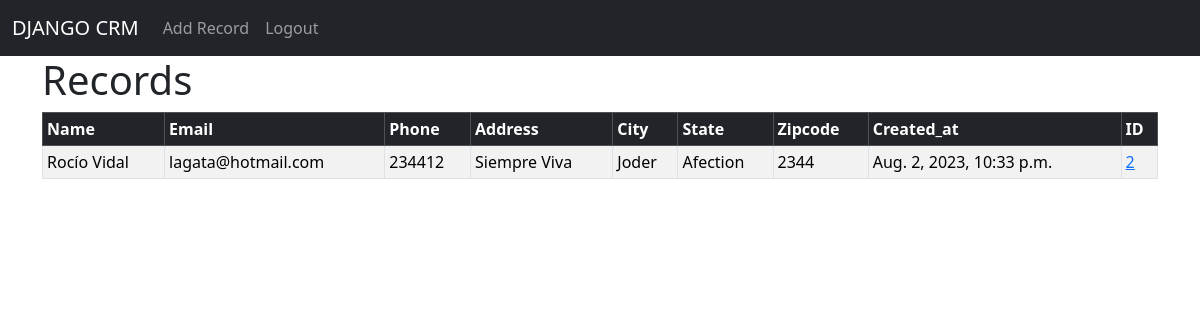
The app's page / (signed in), older data.
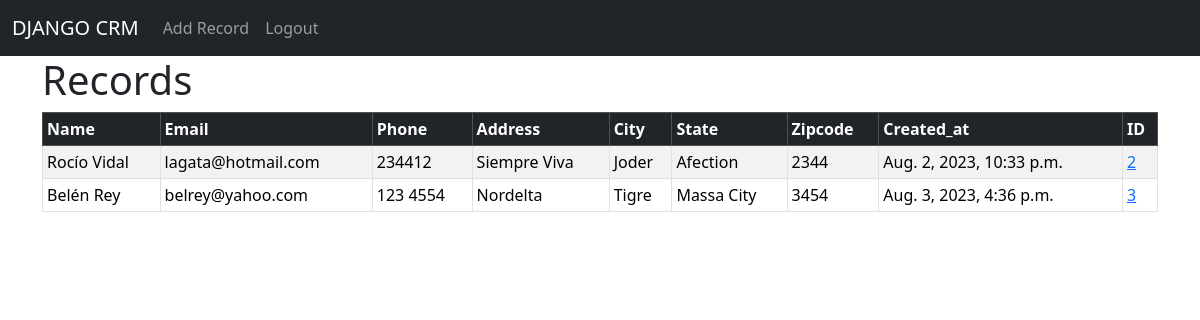
The same page, newer data.
### website/models.py (models this page shows, shortened)
class Record(models.Model):
    created_at = models.DateTimeField(auto_now_add=True)
    first_name = models.CharField(max_length=50)
    last_name = models.CharField(max_length=50)
    email = models.EmailField(
        max_length=100)  # Use EmailField for email addresses
    phone = models.CharField(max_length=20)
    address = models.CharField(max_length=100)
    city = models.CharField(max_length=50)
    state = models.CharField(max_length=50)
    zipcode = models.CharField(max_length=20)
    class Meta:
        verbose_name = 'Record'
        verbose_name_plural = 'Records'

### website/views.py (the view)
# urls.py: path("", views.home, name='home'),
def home(request):
    records = Record.objects.all()
    if request.method == 'POST':
        username = request.POST['username']
        password = request.POST['password']
        user = authenticate(request, username=username, password=password)
        if user is not None:
            login(request, user)
            messages.success(request, "You Have Been Logged In!")
            return redirect('home')
        else:
            messages.success(request,
                             "There was An Error Log In, please try again")
            return redirect('home')
    else:
        return render(request, 'home/home.html', {'records': records})

### website/templates/home/home.html (shortened to what this page needs)
{% extends 'home/base.html' %}
{% block content%}
     {% if user.is_authenticated %}
        <h1>Records </h1>
        <table class="table table-striped table-hover table-bordered table-sm">
          <thead class="table-dark">
            <tr>
              <th scope="col">Name</th>
              <th scope="col">Email</th>
              <th scope="col">Phone</th>
              <th scope="col">Address</th>
              <th scope="col">City</th>
              <th scope="col">State</th>
              <th scope="col">Zipcode</th>
              <th scope="col">Created_at</th>
              <th scope="col">ID</th>
            </tr>
          </thead>
        <tbody>
        {% if records %}
            {% for record in records %}
            <tr>
                <td>{{record.first_name }}
                    {{record.last_name }} </td>
                <td>{{record.email }} </td>
                <td>{{record.phone }}</td>
                <td>{{record.address }} </td>
                <td>{{record.city }} </td>
                <td>{{record.state }} </td>
                <td>{{record.zipcode }} </td>
                <td>{{record.created_at }} </td>
                <td><a href="{% url 'record' record.id %}"> {{ record.id }} </a></td>
            </tr>
            {% endfor %}
        {% endif %}
        </tbody>
    </table>
{% endif %}
{% endblock %}

### website/templates/home/base.html (shortened to what this page needs)
<!doctype html>
<html lang="en">
  <head>
    <link href="https://cdn.jsdelivr.net/npm/bootstrap@5.3.1/dist/css/bootstrap.min.css" rel="stylesheet">
  </head>
  <body>
  {% include 'home/navbar.html' %}
  <div class="container">
      {% block content %}
      {% endblock %}
  </div>
  </body>
</html>

### website/templates/home/navbar.html (shortened to what this page needs)
<nav class="navbar navbar-expand-lg navbar-dark bg-dark">
  <div class="container-fluid">
    <a class="navbar-brand" href="#">DJANGO CRM</a>
    <div class="collapse navbar-collapse" id="navbarSupportedContent">
      <ul class="navbar-nav me-auto mb-2 mb-lg-0">
            {% if user.is_authenticated %}
        <li class="nav-item">
            <a class="nav-link" href="{% url 'add-record' %}">Add Record</a>
        </li>
         <li class="nav-item">
             <a class="nav-link" href="{% url 'logout' %}">Logout</a>
        </li>
     {% endif %}
      </ul>
    </div>
  </div>
</nav>

Row changes from the older to the newer data that the page shows:
added Record: first_name "Belén", last_name "Rey", email "belrey@yahoo.com", phone "123 4554", address "Nordelta", city "Tigre", state "Massa City", zipcode "3454", created_at "Aug. 3, 2023, 4:36 p.m.", id "3"
